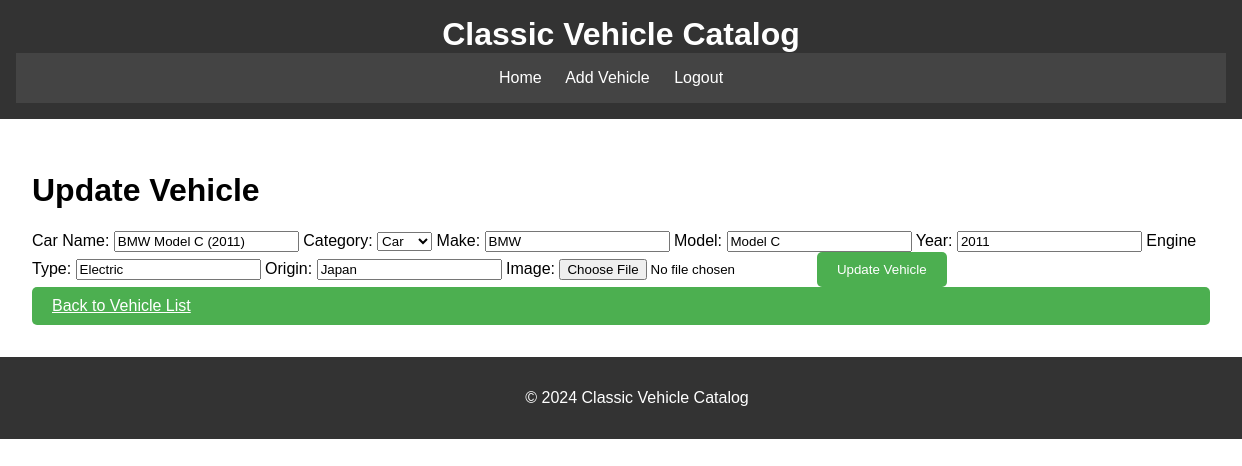
The app's page /update/1 (signed in), older data.
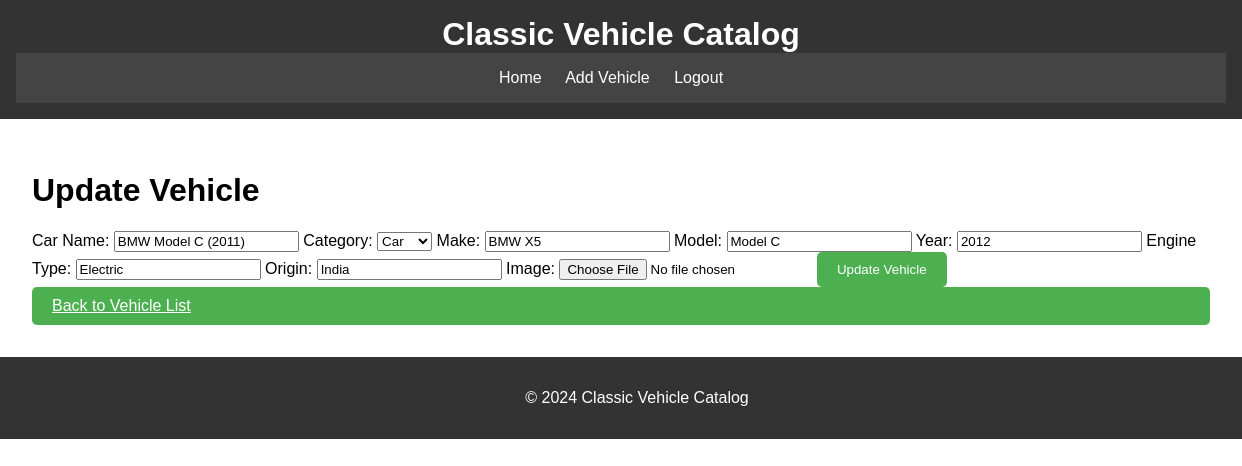
The same page, newer data.
### tables this page shows
CREATE TABLE vehicles (
    id INTEGER PRIMARY KEY AUTOINCREMENT,
    car_name TEXT NOT NULL,
    category TEXT NOT NULL,
    make TEXT NOT NULL,
    model TEXT NOT NULL,
    year INTEGER NOT NULL,
    engine_type TEXT NOT NULL,
    origin TEXT NOT NULL,
    image_file_path TEXT
);

### app.py (the view, shortened to what this page needs)
@app.route('/update/<int:vehicle_id>', methods=['GET', 'POST'])
@login_required
def update_vehicle(vehicle_id):
    cursor = get_db().cursor()
    cursor.execute("SELECT * FROM vehicles WHERE id = ?", (vehicle_id,))
    vehicle = cursor.fetchone()
    if vehicle is None:
        flash('Vehicle not found!', 'danger')
        return redirect(url_for('index'))
    return render_template('update_vehicle.html', vehicle=vehicle)

### app.py (called while the page is built)
def get_db():
    if 'sqlite_db' not in g:
        g.sqlite_db = sqlite3.connect('vehicles.db')
        g.sqlite_db.row_factory = sqlite3.Row
    return g.sqlite_db

@login_manager.user_loader
def load_user(user_id):
    cursor = get_db().cursor()
    cursor.execute("SELECT * FROM users WHERE id = ?", (user_id,))
    user = cursor.fetchone()
    if user:
        return User(user[0], user[1], user[2])
    return None

### templates/update_vehicle.html (shortened to what this page needs)
{% extends "base.html" %}
{% block content %}
<h1>Update Vehicle</h1>
<form method="post" action="/update/{{ vehicle[0] }}" enctype="multipart/form-data">
    <label for="car_name">Car Name:</label>
    <input type="text" name="car_name" id="car_name" value="{{ vehicle[1] }}" required>
    <label for="category">Category:</label>
    <select name="category" id="category">
        <option value="Car" {% if vehicle[2] == 'Car' %}selected{% endif %}>Car</option>
    </select>
    <label for="make">Make:</label>
    <input type="text" name="make" id="make" value="{{ vehicle[3] }}" required>
    <label for="model">Model:</label>
    <input type="text" name="model" id="model" value="{{ vehicle[4] }}" required>
    <label for="year">Year:</label>
    <input type="number" name="year" id="year" value="{{ vehicle[5] }}" required>
    <label for="engine_type">Engine Type:</label>
    <input type="text" name="engine_type" id="engine_type" value="{{ vehicle[6] }}" required>
    <label for="origin">Origin:</label>
    <input type="text" name="origin" id="origin" value="{{ vehicle[7] }}" required>
    <label for="image">Image:</label>
    <input type="file" name="image" id="image" accept="image/*">
    <button type="submit" class="button">Update Vehicle</button>
</form>
<a href="/" class="button">Back to Vehicle List</a>
{% endblock %}

Row changes from the older to the newer data that the page shows:
changed vehicles "Car": make "BMW" → "BMW X5"; year "2011" → "2012"; origin "Japan" → "India"
